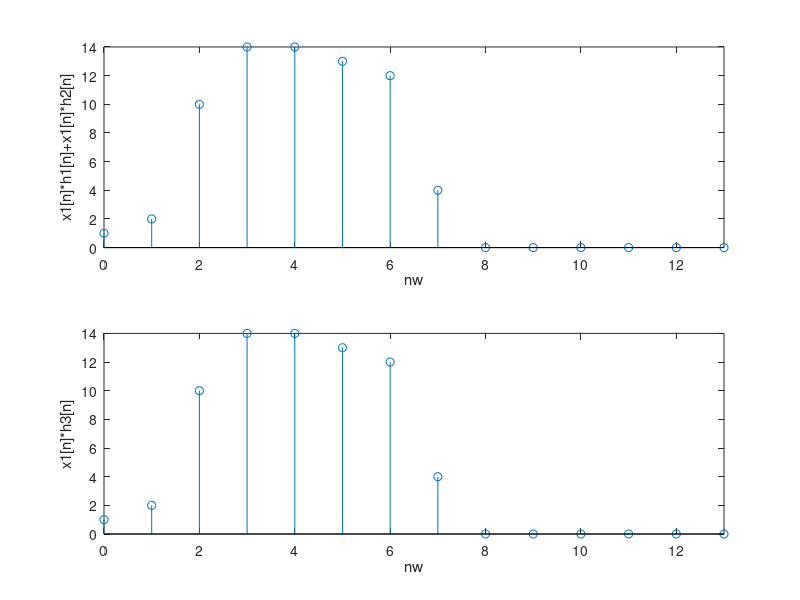

MATLAB code to generate this figure:
nx1 = 0:9;
nh1 = 0:4;
x1 = [ones(1,5) zeros(1,5)];
h1 = [1 -1 3 0 1];
h2 = [0 2 5 4 -1];
h3 = h1 + h2;

nw = 0:13;
w1 = conv(x1,h1)+conv(x1,h2);
w2 = conv(x1,h3);

subplot(2,1,1),stem(nw,w1),axis([0,13,ylim])
xlabel('nw');ylabel('x1[n]*h1[n]+x1[n]*h2[n]');
subplot(2,1,2),stem(nw,w2),axis([0,13,ylim])
xlabel('nw');ylabel('x1[n]*h3[n]');

